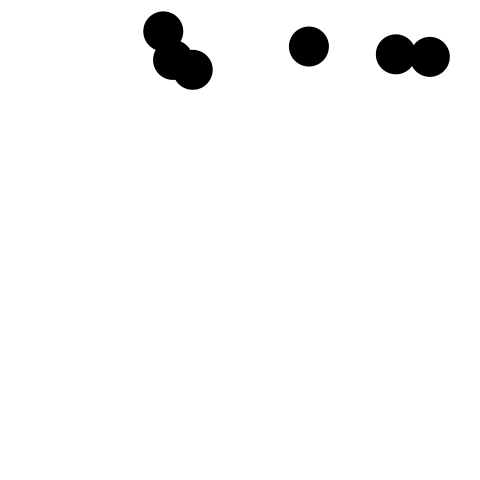
Frame 1 (no input)
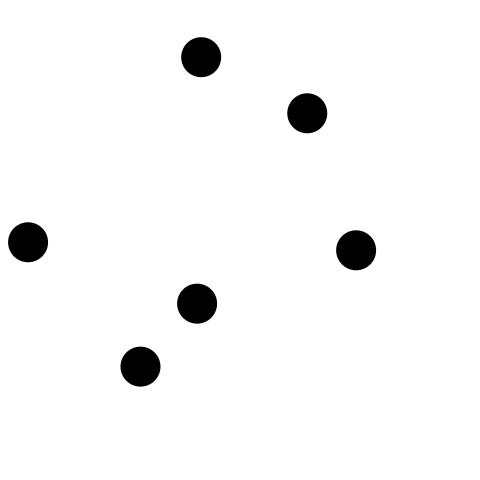
Frame 60 (the mouse pressed at the canvas centre just before this capture)
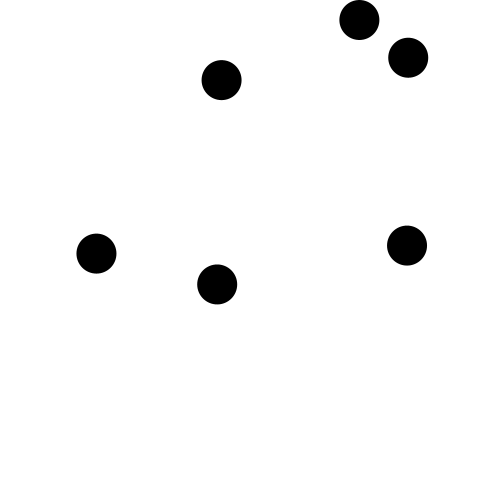
Frame 120 (the mouse held since frame 60 and released just before this capture)

The Processing sketch that drew these frames (run headless with seeded random() and noise(); from frame 60 on, the mouse is pressed at the canvas centre):

// Processing sketch: ballsCatchable
// ── ballsCatchable.pde
// 定数
final int X = 0;
final int Y = 1;
final int VX = 2;
final int VY = 3;
final float vx0min = -7;            // vxの初期値の下限
final float vx0max = 5;             // vxの初期値の上限
final float vy0min = 4;             // vyの初期値の下限
final float vy0max = 15;            // vyの初期値の上限
final int fps = 60;                 // 1秒間あたりのフレーム数
final float gravity = 9.8 / fps;    // 1フレームあたりの重力加速度
final float elas = 0.98;            // 反発係数
final float d = 40;                 // ボールの直径
final float hueMax = 360.0;         // 色相の最大値
final int ballCount = 6;            // ボールの個数

// 変数
float[][] balls;                      // ボールの x, y, vx, vy を要素とする配列

void setup() {
  frameRate(fps);
  size(480, 480);
  noStroke();
  colorMode(HSB, hueMax, 100, 100);
  fill(0, 0, 0);
  balls = new float[ballCount][4];  // ボールの x, y, vx, vy を要素とする配列
  for(int i = 0; i < balls.length; i++){
    balls[i][X]  = random(d / 2, width - d / 2);     // x
    balls[i][Y]  = random(d / 2, height / 5);        // y
    balls[i][VX] = random(vx0min, vx0max);           // vx
    balls[i][VY] = random(vy0min, vy0max);           // vy
  }
}

void draw() {
  background(0, 0, 100);
  
  for(int i = 0; i < balls.length; i++){
    if(isMouseInTheBall(balls[i], d, mouseX, mouseY)){
      fill(350, 90, 90);
    }else{
      boundBall(balls[i]);
      fill(0, 0, 0);
    }
    ellipse(balls[i][X], balls[i][Y], d, d);
  }
}

boolean isMouseInTheBall(float[] ball, float d, float mX, float mY){
  boolean result = sqrt((mX - ball[X]) * (mX - ball[X]) + (mY - ball[Y]) * (mY - ball[Y])) <= d /2;
  return result;
}

void boundBall(float[] ball) {
  ball[X]  += ball[VX];          // ボールが速度ぶん移動する
  ball[VY] += gravity;           // 速度のy成分に重力加速度を加算する
  ball[Y]  += ball[VY];          // ボールが速度ぶん移動する
  if (ball[X] < d / 2) {
    ball[VX] = - ball[VX] * elas;
    ball[X] = d / 2;
  } else if (ball[X] > width - d / 2) {
    ball[VX] = - ball[VX]  * elas;
    ball[X] = width - d / 2;
  }
  if (ball[Y] > height - d / 2) {
    ball[VY] = - ball[VY] * elas;
    ball[Y] = height - d / 2;
  } else if (ball[Y] < d / 2) {
    ball[VY] = - ball[VY] * elas;
    ball[Y] = d / 2;
  }
}
